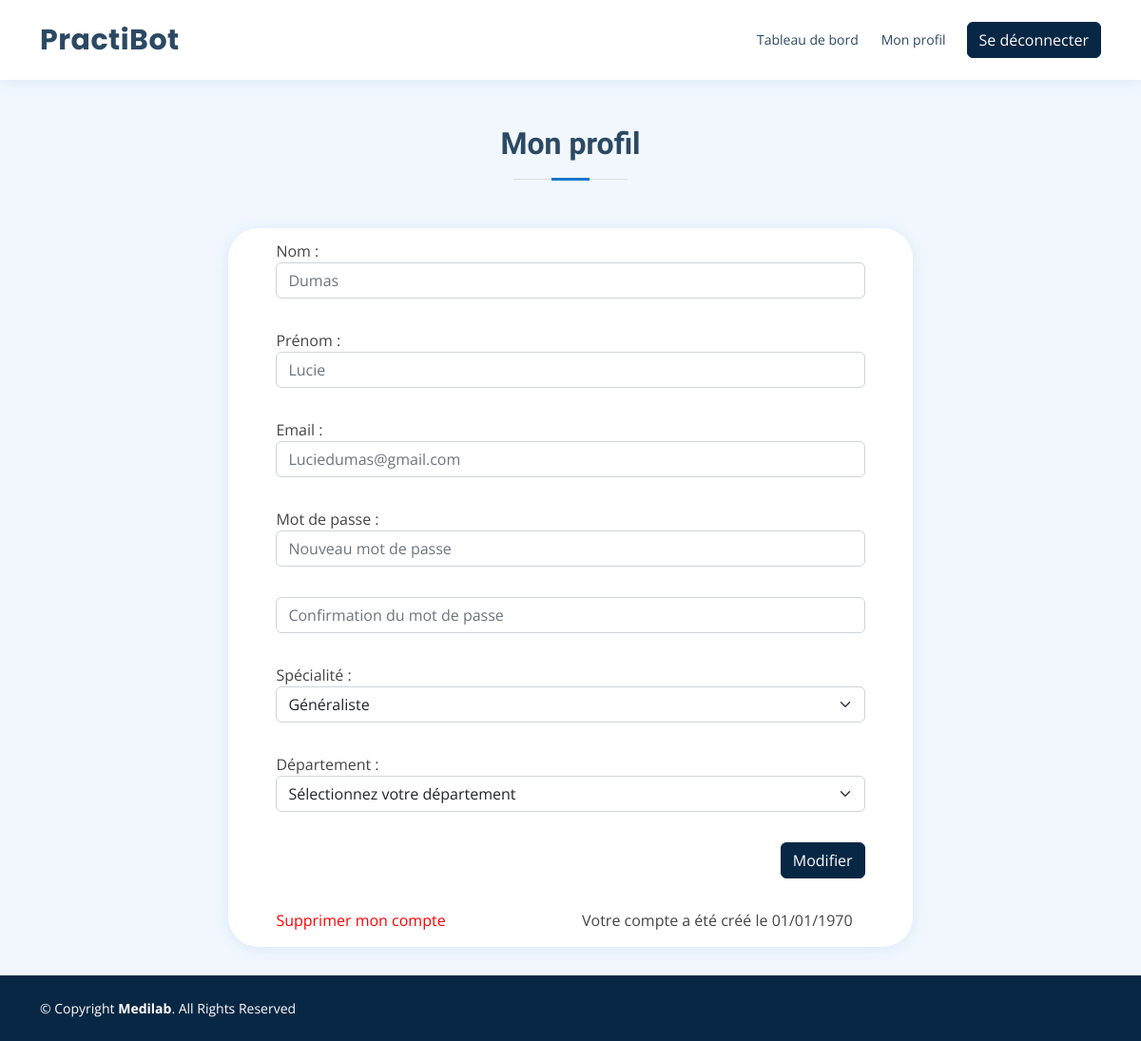
The app's page /pages/profil.php (signed in) with its own data.
### tables this page shows
CREATE TABLE `praticien` (
  `id_praticien` int(11) NOT NULL,
  `nom` varchar(30) NOT NULL,
  `prenom` varchar(30) NOT NULL,
  `email` varchar(50) NOT NULL,
  `specialite` int(1) NOT NULL,
  `departement` int(3) NOT NULL,
  `id` varchar(50) NOT NULL,
  `mdp` varchar(255) NOT NULL,
  `date_insc` varchar(50) NOT NULL
);

### pages/profil.php (the view, shortened to what this page needs)
<?php
include "../components/bdd_connexion.php";
$stmt = $conn->prepare("SELECT * FROM praticien WHERE id_praticien = :id_praticien");
$stmt->bindParam(':id_praticien', $_SESSION['id_praticien']);
$stmt->execute();
$user = $stmt->fetch(PDO::FETCH_ASSOC);
if (isset($user)) {
    $date = date('d/m/Y', $user['date_insc']);
    switch ($user['specialite']) {
        case 1 :
            $specialite = "Généraliste";
            break;
    }
}
?>
<!DOCTYPE html>
<html lang="fr">
<body class="section-bg min-vh-100 d-flex flex-column flex-sm-column flex-md-column flex-lg-column flex-xl-column flex-nowrap flex-sm-nowrap flex-md-nowrap flex-lg-nowrap flex-xl-nowrap justify-content-between justify-content-sm-between justify-content-md-between justify-content-lg-between justify-content-xl-between">
<?php
    include '../components/header_co.php';
?>
    <main class="marginFatTop">
        <div class="section-title">
            <h2>Mon profil</h2>
        </div>
        <div class="containerTab2 marginContent">
            <form class="paddingContent" action="profil.php" method="post" role="form" enctype="multipart/form-data">
                <div class="row">
                    <div class="col">
                        <div class="form-group">
                            <label for="nom">Nom :</label>
                            <input type="text" name="newNom" class="form-control" id="nom" placeholder="<?php echo $user['nom']?>">
                        </div>
                        <div class="form-group marginThinTop">
                            <label for="nom">Prénom :</label>
                            <input type="text" name="newPrenom" class="form-control" id="prenom" placeholder="<?php echo $user['prenom']?>">
                        </div>
                        <div class="form-group marginThinTop">
                            <label for="nom">Email :</label>
                            <input type="email" class="form-control" name="newEmail" id="email" placeholder="<?php echo $user['email']?>">
                        </div>
                        <div class="form-group marginThinTop">
                            <label for="nom">Mot de passe :</label>
                            <input type="password" name="newMdp" class="form-control" id="mdp" placeholder="Nouveau mot de passe">
                        </div>
                        <div class="form-group marginThinTop">
                            <input type="password" name="newMdp2" class="form-control" id="mdp2" placeholder="Confirmation du mot de passe">
                        </div>
                        <div class="form-group marginThinTop">
                            <label for="nom">Spécialité :</label>
                            <select name="newSpecialite" id="specialite" class="form-select">
                                <option value=""><?php echo $specialite?></option>
                            </select>
                        </div>
                        <div class="form-group marginThinTop">
                            <label for="nom">Département :</label>
                        </div>
                        <div class="text-end marginThinTop">
                            <button type="submit" class="btn btnPrimary">Modifier</button>
                        </div>
                    </div>
                </div>
                <div class="row marginThinTop">
                    <div class="col">
                        <a href="#" class="red" data-bs-toggle="modal" data-bs-target="#unsubscribe">Supprimer mon compte</a>
                    </div>
                    <div class="col">
                        <?php
                            echo '<p class="textLeft">Votre compte a été créé le ' . $date . '</p>';
                        ?>
                    </div>
                </div>
            </form>
        </div>
    </main>
</body>
</html>

### assets/css/style.css (style rules this page uses)
body { font-family: "Open Sans", sans-serif; color: #444444; padding-top: 4.3%; }
footer { bottom: 0; width: 100%; }
a { color: #1977cc; text-decoration: none; }
h1, h2, h3, h4, h5, h6 { font-family: "Raleway", sans-serif; margin-top: auto; }
.section-bg { background-color: #f1f7fd; }
.section-title { text-align: center; padding-bottom: 30px; }
.section-title h2 { font-size: 32px; font-weight: bold; margin-bottom: 20px; padding-bottom: 20px; position: relative; color: #2c4964; }
.section-title h2::before { content: ""; position: absolute; display: block; width: 120px; height: 1px; background: #ddd; bottom: 1px; left: calc(50% - 60px); }
.section-title h2::after { content: ""; position: absolute; display: block; width: 40px; height: 3px; background: #1977cc; bottom: 0; left: calc(50% - 20px); }
#footer { color: #fff; font-size: 14px; background: #082744; }
.containerTab2 { box-shadow: 0px 2px 15px rgb(25 119 204 / 10%); background-color: #fff; margin-left: 10%; margin-right: 10%; margin-bottom: 2.5%; padding-top: 1%; border-radius: 2rem; }
form p { position: relative; }
.textLeft { text-align: left; }
.marginFatTop { margin-top: 5rem; }
.marginThinTop { margin-top: 2rem; }
.marginContent { margin-right: 20%; margin-left: 20%; }
.paddingContent { padding-left: 7%; padding-right: 7%; }
.btnPrimary { color: #fff; background-color: #082744; border: 1px solid #082744; }
.red { color: red; }

### records on screen
praticien: newNom "Dumas", newPrenom "Lucie", newEmail "Luciedumas@gmail.com", newSpecialite "Généraliste", date_insc "01/01/1970"
